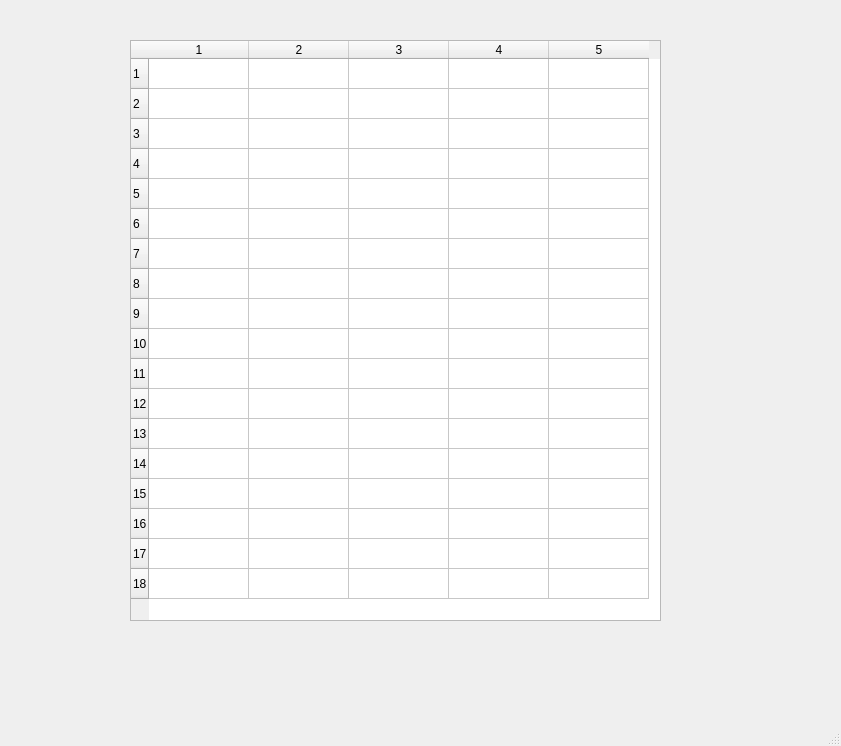
<?xml version="1.0" encoding="UTF-8"?>
<ui version="4.0">
 <class>MainWindow</class>
 <widget class="QMainWindow" name="MainWindow">
  <property name="geometry">
   <rect>
    <x>0</x>
    <y>0</y>
    <width>841</width>
    <height>746</height>
   </rect>
  </property>
  <property name="windowTitle">
   <string>MainWindow</string>
  </property>
  <widget class="QWidget" name="centralwidget">
   <widget class="QTableWidget" name="tableWidget">
    <property name="geometry">
     <rect>
      <x>130</x>
      <y>40</y>
      <width>531</width>
      <height>581</height>
     </rect>
    </property>
    <property name="baseSize">
     <size>
      <width>0</width>
      <height>0</height>
     </size>
    </property>
    <property name="rowCount">
     <number>18</number>
    </property>
    <property name="columnCount">
     <number>5</number>
    </property>
    <row/>
    <row/>
    <row/>
    <row/>
    <row/>
    <row/>
    <row/>
    <row/>
    <row/>
    <row/>
    <row/>
    <row/>
    <row/>
    <row/>
    <row/>
    <row/>
    <row/>
    <row/>
    <column/>
    <column/>
    <column/>
    <column/>
    <column/>
   </widget>
  </widget>
  <widget class="QMenuBar" name="menubar">
   <property name="geometry">
    <rect>
     <x>0</x>
     <y>0</y>
     <width>841</width>
     <height>21</height>
    </rect>
   </property>
  </widget>
  <widget class="QStatusBar" name="statusbar"/>
 </widget>
 <resources/>
 <connections/>
</ui>
